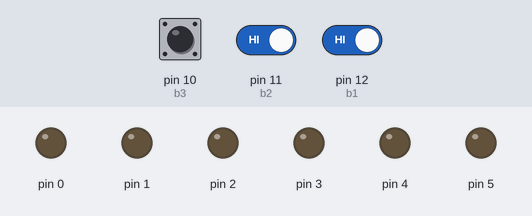
Simulated run of this sketch. Board: Arduino Uno, built with avr-gcc and run on an emulated ATmega328P. Shown: output pins drawn as LEDs (lit = HIGH). Dashed ring = blinking. Inputs (shaded band) come from the test bench; at power-on: pin 11 (b2) HIGH, pin 12 (b1) HIGH, pin 10 (b3) HIGH.

Above: at 1.2 s.
1.3 s: pin 11 (b2) driven LOW
At 1.75 s:
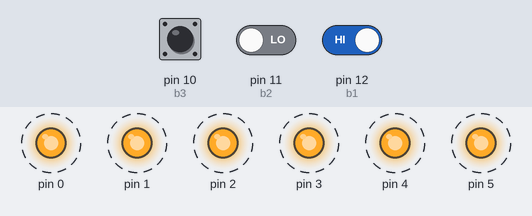
4.3 s: pin 12 (b1) driven LOW
7.3 s: pin 12 (b1) driven HIGH
10.3 s: pin 11 (b2) driven HIGH
At 12.5 s:
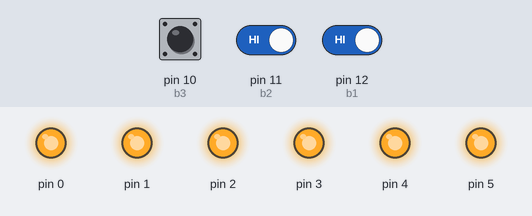
Timing chart, 0 to 12.9 s (numbered marks = the images above; inputs shaded):
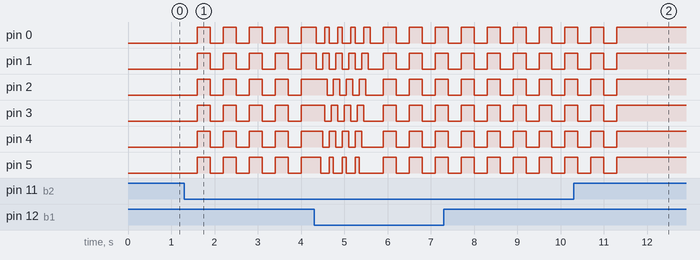

Measured:
- after the input at 1.3 s, pin 0–5: alternates HIGH for 0.30 s and LOW for 0.30 s, starting after 0.30 s
- after the input at 10.3 s, pin 0–5: goes on until 11.3 s, then stays HIGH

The sketch:

pulling_mode.ino
```cpp
#define b1 12
#define b2 11
#define b3 10

int len_name = 5;// or = strlen("mahdi");

bool in_range(int pin_num)
{
  return (pin_num < 6 && pin_num >= 0);
}


void setup()
{
  // set buttons
  pinMode(b1, INPUT);
  pinMode(b2, INPUT);
  pinMode(b3, INPUT);

  // set LEDs
  pinMode(0, OUTPUT);
  pinMode(1, OUTPUT);
  pinMode(2, OUTPUT);
  pinMode(3, OUTPUT);
  pinMode(4, OUTPUT);
  pinMode(5, OUTPUT);
}


void loop()
{
  // button 1
  if(digitalRead(b1) == LOW)
  {
    for (int i = 24; i >= -1 ; i--)
    {
      int j = i%6;

      if (in_range(j-1))
        digitalWrite(j-1, HIGH);
      if (in_range(j))
        digitalWrite(j, HIGH);
      if (in_range(j+1))
        digitalWrite(j+1, HIGH);

      delay(50);

      if (in_range(j-1))
        digitalWrite(j-1, LOW);
      if (in_range(j))
        digitalWrite(j, LOW);
      if (in_range(j+1))
        digitalWrite(j+1, LOW);
    }
  }


  if(digitalRead(b2) == LOW)
  {
    for (int i = 0; i < len_name; i++)
    {
      for (int j = 0; j < 6; j++)
        digitalWrite(j, LOW);

      delay(300);

      for (int j = 0; j < 6; j++)
        digitalWrite(j, HIGH);

      delay(300);
    }
  }


  if (digitalRead(b3) == LOW)
  {
    for (int j = 0; j < 6; j++)
        digitalWrite(j, LOW);
  }
}
```
